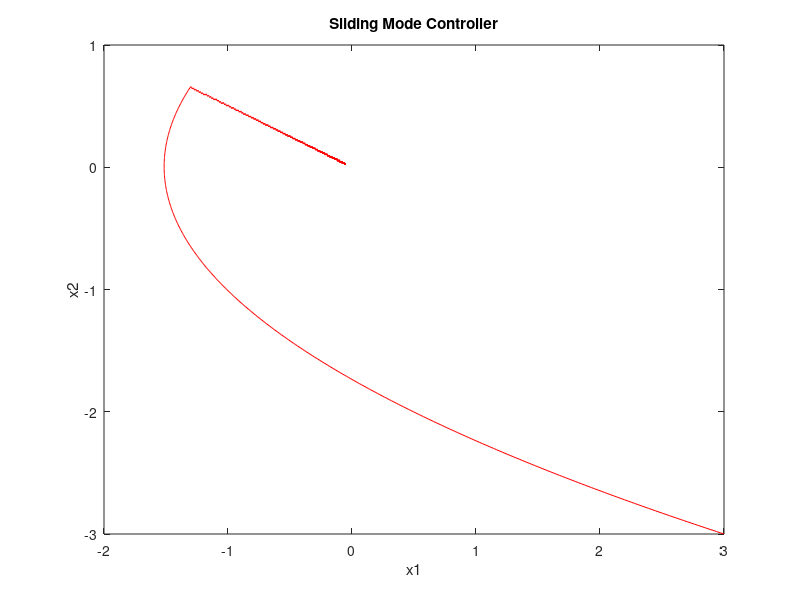

The MATLAB source for this figure:
clc;clear;

lambda=0.5;
K=1;
delta=0.01;
totalTime=10;
totalStep=totalTime/delta;
x1array=[1:totalStep]*0;x2array=x1array;

x1array(1)=3;x2array(1)=-3;%init condition
for i=1:totalStep
    x1=x1array(i);x2=x2array(i);
    
    f=x2+lambda*x1;
    u=(-sign(f)*K-x1^3*x2-9*x1*x2^3)/((x1^2+x2^2));
    
    d=0;    
    x1_dot=x2;
    x2_dot=x1^3*x2+9*x1*x2^3+(x1^2+x2^2)*u+d;
    
    x1array(i+1)=x1+x1_dot*delta;
    x2array(i+1)=x2+x2_dot*delta;
end

plot(x1array,x2array,'r');
hold on;
xlabel('x1');
ylabel('x2');
title('Sliding Mode Controller');
